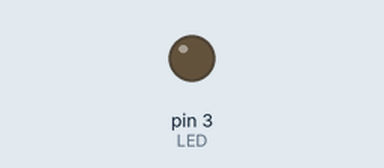
Recording of a sketch running on a simulated Arduino Uno, built with avr-gcc and run on an emulated ATmega328P. Shown: output pins drawn as LEDs (lit = HIGH).

Above: at 0.15 s.
At 39.84 s:
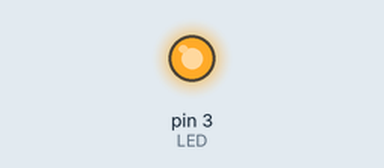
Timing chart, 0 to 40.0 s (numbered marks = the images above):
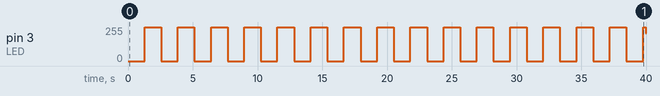

Measured:
- by itself, pin 3 (LED): 0/255 → 255/255 at 1.3 s, → 0/255 1.3 s later, → 255/255 1.3 s later, → 0/255 1.3 s later, … (32 changes in this stretch)

The sketch:

LED_moodlight.ino
```cpp
const int LED = 3;

void setup() {
  Serial.begin(9600);
  pinMode(LED, OUTPUT);
}

void loop() {
  for(int i=0;i<256;i++){
    analogWrite(LED, i);
    delay(5);
  }
  for(int i=255;i>=0;i--){
    analogWrite(LED, i);
    delay(5);
  }
}
```
